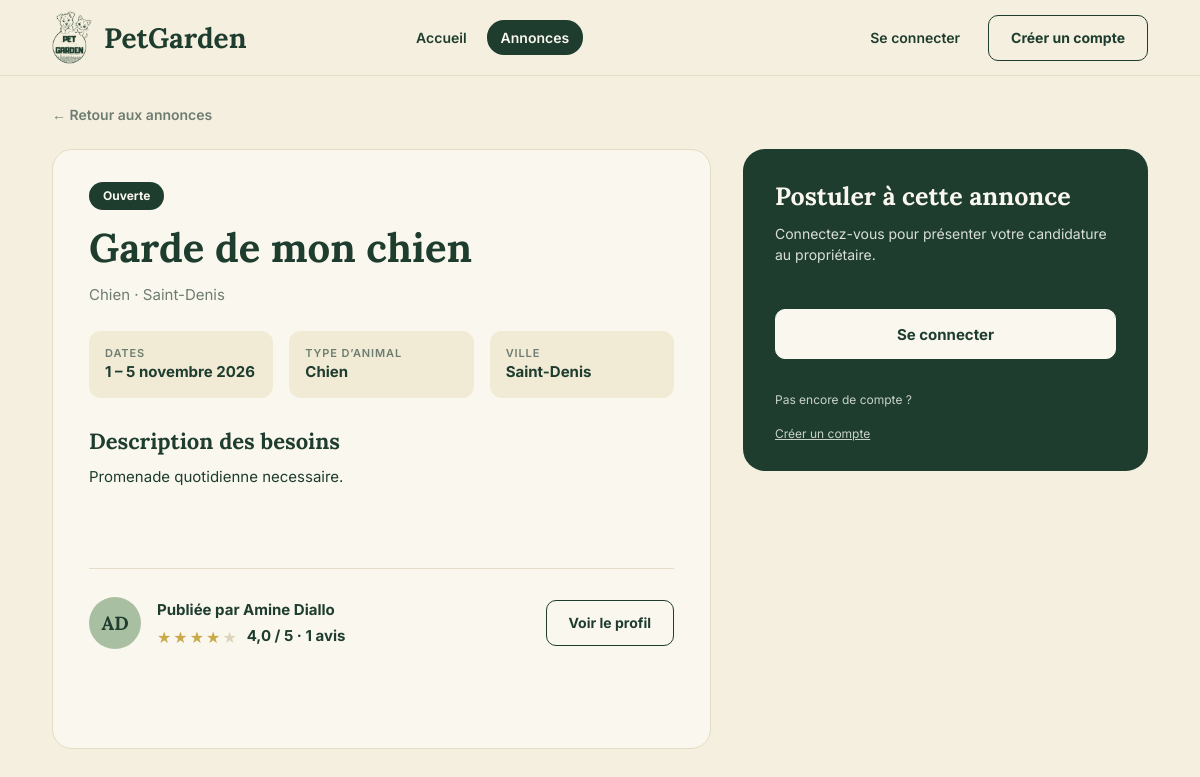
The app's page /annonce.php?id=1 with its own data.
### tables this page shows
create table annonces (
    id_annonce int auto_increment,
    titre varchar(150) not null,
    type_animal varchar(200) not null,
    ville varchar(100) not null,
    date_debut date not null,
    date_fin date not null,
    description text,
    statut enum('ouverte', 'pourvue', 'terminee') not null default 'ouverte',
    id_proprietaire int not null,
    constraint pk_annonce primary key (id_annonce),
    constraint fk_annonce_proprietaire foreign key (id_proprietaire) references utilisateur(id_utilisateur) on delete restrict,
    constraint chk_dates_annonce check (date_fin >= date_debut)
);

create table utilisateur (
    id_utilisateur int auto_increment,
    nom varchar(50) not null,
    prenom varchar(50) not null,
    email varchar(150) not null unique,
    mdp varchar(255) not null,
    role enum('utilisateur', 'admin') not null default 'utilisateur',
    constraint pk_utilisateur primary key (id_utilisateur)
);

### public/annonce.php (called while the page is built)
<?php
require_once __DIR__ . '/../controleur/annonce_controller.php';
$controleur = new AnnonceController();
$donnees = $controleur->detail();
extract($donnees);
require __DIR__ . '/../vue/annonce.php';

### controleur/controleur.php (called while the page is built, shortened)
<?php
class Controleur
{
    protected function connecte()
    {
        if (!isset($_SESSION['id_utilisateur'])) {
            return null;
        }
        return [
            'id' => (int) $_SESSION['id_utilisateur'],
            'prenom' => $_SESSION['prenom'],
            'nom' => $_SESSION['nom'],
            'role' => $_SESSION['role'],
        ];
    }
    protected function estPost()
    {
        if ($_SERVER['REQUEST_METHOD'] !== 'POST') {
            return false;
        }
        return true;
    }
    protected function entier($tableau, $cle)
    {
        $valeur = filter_var($tableau[$cle] ?? null, FILTER_VALIDATE_INT, ['options' => ['min_range' => 1]]);
        return $valeur === false ? 0 : $valeur;
    }
}

### controleur/annonce_controller.php (called while the page is built, shortened)
<?php
require_once __DIR__ . '/controleur.php';
require_once __DIR__ . '/../model/annonce.php';
require_once __DIR__ . '/../model/candidature.php';
require_once __DIR__ . '/../model/avis.php';
class AnnonceController extends Controleur
{
    public function detail()
    {
        $idAnnonce = $this->entier($_GET, 'id');
        $annonceModel = new Annonce();
        $annonce = $annonceModel->trouverParId($idAnnonce);
        $connecte = $this->connecte();
        $candidatureModel = new Candidature();
        $erreurs = [];
        $message = '';
        $estProprietaire = $connecte !== null && $connecte['id'] === (int) $annonce['id_proprietaire'];
        $maCandidature = $connecte !== null
            ? $candidatureModel->trouverParAnnonceEtGardien($idAnnonce, $connecte['id'])
            : false;
        $avisModel = new Avis();
        return $this->vue([
            'annonce' => $annonce,
            'reputation' => $avisModel->reputation($annonce['id_proprietaire']),
            'estProprietaire' => $estProprietaire,
            'maCandidature' => $maCandidature,
            'erreurs' => $erreurs,
            'message' => $message,
        ]);
    }
}

### model/annonce.php (called while the page is built, shortened)
<?php
require_once __DIR__ . '/../config/database.php';
class Annonce
{
    private $pdo;
    public function __construct()
    {
        $database = new Database();
        $this->pdo = $database->getConnection();
    }
    public function trouverParId($idAnnonce)
    {
        $requete = $this->pdo->prepare(
            'select a.*, u.prenom, u.nom
             from annonces as a
             inner join utilisateur as u on u.id_utilisateur = a.id_proprietaire
             where a.id_annonce = :id'
        );
        $requete->execute(['id' => $idAnnonce]);
        return $requete->fetch();
    }
}

### config/database.php (called while the page is built)
<?php
class Database{
    private $host = 'localhost';
    private $dbname = 'petgarden_2';
    private $user = 'root';
    private $mdp = '';
    private static $pdo = null;
    public function getConnection(){
        if (self::$pdo === null) {
            try {
                self::$pdo = new PDO(
                    "mysql:host=$this->host;dbname=$this->dbname;charset=utf8mb4",
                    $this->user,
                    $this->mdp,
                    [
                        PDO::ATTR_ERRMODE => PDO::ERRMODE_EXCEPTION,
                        PDO::ATTR_DEFAULT_FETCH_MODE => PDO::FETCH_ASSOC,
                    ]
                );
            } catch (PDOException $e) {
                http_response_code(500);
                exit('erreur de connexion à la base de données.');
            }
        }
        return self::$pdo;
    }
}

### model/avis.php (called while the page is built, shortened)
<?php
require_once __DIR__ . '/../config/database.php';
class Avis
{
    private $pdo;
    public function __construct()
    {
        $database = new Database();
        $this->pdo = $database->getConnection();
    }
    public function reputation($idCible)
    {
        $requete = $this->pdo->prepare(
            'select round(avg(note), 1) as note_moyenne, count(*) as nb_avis
             from avis
             where id_cible = :id_cible'
        );
        $requete->execute(['id_cible' => $idCible]);
        return $requete->fetch();
    }
}

### model/candidature.php (called while the page is built, shortened)
<?php
require_once __DIR__ . '/../config/database.php';
class Candidature
{
    public function __construct()
    {
        $database = new Database();
    }
}

### vue/annonce.php (the view, shortened to what this page needs)
<?php
require_once __DIR__ . '/partials/fonctions.php';
$page_active = 'annonces';
require __DIR__ . '/partials/entete.php';
?>
<main class="conteneur page">
    <a href="annonces.php" class="retour">← Retour aux annonces</a>
    <div class="mise-en-page mise-en-page-detail">
        <section class="carte detail">
            <span class="statut statut-badge statut-<?= e($annonce['statut']) ?>"><?= e(libelle_statut($annonce['statut'])) ?></span>
            <h1><?= e(majuscule($annonce['titre'])) ?></h1>
            <p class="texte-doux"><?= e(majuscule($annonce['type_animal'])) ?> · <?= e(titre($annonce['ville'])) ?></p>
            <div class="infos-encadrees">
                <div><small>Dates</small><strong><?= e(periode($annonce['date_debut'], $annonce['date_fin'], true)) ?></strong></div>
                <div><small>Type d’animal</small><strong><?= e(majuscule($annonce['type_animal'])) ?></strong></div>
                <div><small>Ville</small><strong><?= e(titre($annonce['ville'])) ?></strong></div>
            </div>
            <h2 class="titre-section-petit">Description des besoins</h2>
            <p><?= !empty($annonce['description']) ? nl2br(e(majuscule($annonce['description']))) : 'Le propriétaire n’a pas ajouté de description.' ?></p>
            <div class="detail-pied">
                <div class="personne">
                    <span class="avatar avatar-l"><?= e(initiales($annonce['prenom'], $annonce['nom'])) ?></span>
                    <div>
                        <strong>Publiée par <?= e(nom_complet($annonce['prenom'], $annonce['nom'])) ?></strong>
                        <?php if ((int) $reputation['nb_avis'] > 0) : ?>
                            <span class="note-ligne">
                                <?= etoiles($reputation['note_moyenne']) ?>
                                <strong><?= e(note($reputation['note_moyenne'])) ?> / 5 · <?= e(pluriel($reputation['nb_avis'], 'avis')) ?></strong>
                            </span>
                        <?php else : ?>
                            <small>Pas encore d’avis</small>
                        <?php endif; ?>
                    </div>
                </div>
                <a href="profil.php?id=<?= (int) $annonce['id_proprietaire'] ?>" class="bouton bouton-contour">Voir le profil</a>
            </div>
        </section>
        <aside class="carte carte-sombre postuler">
            <?php if ($connecte === null) : ?>
                <h2>Postuler à cette annonce</h2>
                <p>Connectez-vous pour présenter votre candidature au propriétaire.</p>
                <a href="connexion.php" class="bouton bouton-clair bouton-large">Se connecter</a>
                <small>Pas encore de compte ? <a href="inscription.php">Créer un compte</a></small>
            <?php elseif ($estProprietaire) : ?>
                <h2>C’est votre annonce</h2>
                <p>Consultez les candidatures reçues et validez le gardien de votre choix.</p>
                <a href="candidatures.php?id=<?= (int) $annonce['id_annonce'] ?>" class="bouton bouton-clair bouton-large">Voir les candidatures</a>
            <?php elseif ($annonce['statut'] !== 'ouverte') : ?>
                <h2>Annonce <?= e(mb_strtolower(libelle_statut($annonce['statut']))) ?></h2>
                <p>Cette annonce n’accepte plus de candidatures.</p>
                <a href="annonces.php" class="bouton bouton-clair bouton-large">Voir les annonces ouvertes</a>
            <?php endif; ?>
        </aside>
    </div>
</main>
<?php require __DIR__ . '/partials/pied.php'; ?>

### vue/partials/entete.php (shortened to what this page needs)
<?php
require_once __DIR__ . '/fonctions.php';
$est_admin = $connecte !== null && $connecte['role'] === 'admin';
if ($est_admin) {
    $liens = ['moderation' => ['admin_moderation.php', 'Modération'], 'comptes' => ['admin_comptes.php', 'Comptes']];
} else {
    $liens = ['accueil' => ['index.php', 'Accueil'], 'annonces' => ['annonces.php', 'Annonces']];
}
?>
<!doctype html>
<html lang="fr">
<head>
    <link rel="stylesheet" href="assets/css/style.css">
</head>
<body>
<header class="entete">
    <div class="conteneur entete-contenu">
        <a class="logo" href="<?= $est_admin ? 'admin_moderation.php' : 'index.php' ?>">
            <img src="assets/img/logo.png" alt="" width="40" height="52">
            <span>PetGarden</span>
        </a>
        <?php if ($page_active !== 'auth') : ?>
            <nav class="navigation">
                <?php foreach ($liens as $cle => $lien) : ?>
                    <a href="<?= e($lien[0]) ?>" class="<?= $cle === $page_active ? 'actif' : '' ?>"><?= e($lien[1]) ?></a>
                <?php endforeach; ?>
            </nav>
        <?php endif; ?>
        <?php if ($connecte !== null) : ?>
            <details class="compte">
                <summary>
                    <span class="avatar avatar-xs"><?= e($est_admin ? 'AD' : initiales($connecte['prenom'], $connecte['nom'])) ?></span>
                    <?= e($est_admin ? 'Admin' : nom_court($connecte['prenom'], $connecte['nom'])) ?>
                </summary>
                <div class="compte-menu">
                    <?php if (!$est_admin) : ?>
                        <a href="profil.php">Mon profil</a>
                    <?php endif; ?>
                    <a href="deconnexion.php">Se déconnecter</a>
                </div>
            </details>
        <?php else : ?>
            <div class="entete-actions">
                <a href="connexion.php" class="lien-fort">Se connecter</a>
                <a href="inscription.php" class="bouton bouton-contour">Créer un compte</a>
            </div>
        <?php endif; ?>
    </div>
</header>

### vue/partials/fonctions.php (shortened to what this page needs)
<?php
function e($valeur)
{
    return htmlspecialchars((string) $valeur, ENT_QUOTES, 'UTF-8');
}
function majuscule($texte)
{
    $texte = (string) $texte;
    return mb_strtoupper(mb_substr($texte, 0, 1)) . mb_substr($texte, 1);
}
function titre($texte)
{
    return mb_convert_case((string) $texte, MB_CASE_TITLE, 'UTF-8');
}
function nom_complet($prenom, $nom)
{
    return titre($prenom . ' ' . $nom);
}
function initiales($prenom, $nom)
{
    return mb_strtoupper(mb_substr((string) $prenom, 0, 1) . mb_substr((string) $nom, 0, 1));
}
function nom_mois($numero)
{
    $mois = ['janvier', 'février', 'mars', 'avril', 'mai', 'juin', 'juillet',
             'août', 'septembre', 'octobre', 'novembre', 'décembre'];
    return $mois[(int) $numero - 1];
}
function periode($debut, $fin, $avecAnnee = false)
{
    $d = strtotime((string) $debut);
    $f = strtotime((string) $fin);
    $annee = $avecAnnee ? ' ' . date('Y', $f) : '';
    if (date('Y-m', $d) === date('Y-m', $f)) {
        return date('j', $d) . ' – ' . date('j', $f) . ' ' . nom_mois(date('n', $f)) . $annee;
    }
    return jour_mois($debut) . ' – ' . jour_mois($fin) . $annee;
}
function note($valeur)
{
    return number_format((float) $valeur, 1, ',', '');
}
function etoiles($valeur, $classe = '')
{
    $pleines = (int) round((float) $valeur);
    $html = '<span class="etoiles ' . e($classe) . '" aria-label="' . e(note($valeur)) . ' sur 5">';
    for ($i = 1; $i <= 5; $i++) {
        $html .= '<span class="' . ($i <= $pleines ? 'pleine' : 'vide') . '">★</span>';
    }
    return $html . '</span>';
}
function libelle_statut($statut)
{
    $libelles = [
        'ouverte' => 'Ouverte',
        'pourvue' => 'Pourvue',
        'terminee' => 'Terminée',
        'en attente' => 'En attente',
        'acceptee' => 'Acceptée',
        'refusee' => 'Refusée',
    ];
    return $libelles[$statut] ?? majuscule($statut);
}
function pluriel($nombre, $mot)
{
    return $nombre . ' ' . $mot . ((int) $nombre > 1 ? 's' : '');
}

### vue/partials/pied.php (shortened to what this page needs)
</body>
</html>

### records on screen
annonces: statut "Ouverte", titre "Garde de mon chien", type_animal "Chien", ville "Saint-Denis", date_debut+date_fin "1 – 5 novembre 2026", description "Promenade quotidienne necessaire.", id_proprietaire.nom "AD", id_proprietaire.nom "Amine Diallo"

### other values on screen
$lien[1] "Accueil"
$lien[1] "Annonces"
note($reputation['note_moyenne']) "4,0"
pluriel($reputation['nb_avis'], 'avis') "1 avis"
